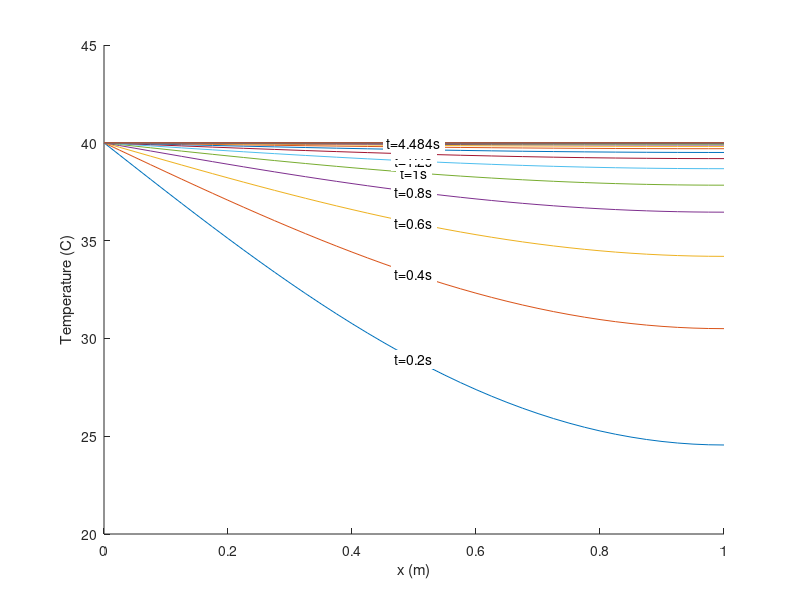

Write the MATLAB code that produced this figure.
% ------------------------------------------
% Me 303 - Lab Session 11
% 1D Transient Heat Conduction Problem
% Implicit Solution
% Date : 28.12.2021
% ------------------------------------------

clc;clear all;close all;

% Given properties
% k/(dens*cp) = 1
alpha = 1;
L = 1;

% Specify the grid for the position, x
xmin = 0;
xmax = L;
dx = ( xmax - xmin ) / 40;
x = xmin : dx : xmax;

% Specify the time step, dt
dt = 0.001;

% Calculate the number of nodes
N = length( x );

% Define the temperature array, T
T = zeros( N , 1 );

% Specify the initial condition
Ti = 20;
T_left = 40;

% Apply the initial condition
T( 1 ) = T_left;
T( 2 : N , 1 ) = Ti;

% Define the temperature distribution
% at the previous time step
T_prev = T;

% Create the coefficient matrix, A
A = zeros( N , N );

% Calculate the Fourier number
Fo = alpha * dt / dx^2;

% Calculate the elements of A
for i = 1 : N
    
    if i == 1
        % Left Boundary
        A( i , i ) = 1;
    elseif i == N
        % Right Boundary
        A( i , i - 1 ) =  - 2 * Fo;
        A( i , i ) = 1 + 2 * Fo;
    else
        % Interior Nodes
        A( i , i - 1 ) = - Fo;
        A( i , i + 1 ) = - Fo;
        A( i , i ) = 1 + 2 * Fo;
    end
    
end

% Plot the temperature distributions
figure
hold on
xlabel('x (m)')
ylabel('Temperature (C)')

maxTime = 10;
timeInc = 0.2;
maxTstep = maxTime * ( 1 / dt );
timeIncStep = timeInc * ( 1 / dt );
tol = 1E-6;

for time_step = 1 : maxTstep
    % AT = T_prev
    T = A \ T_prev;
    if mod( time_step , timeIncStep ) == 0
        plot( x , T )
        text( x( ( N + 1 ) / 2 ) , ...
              T( ( N + 1 ) / 2 ) , ...
              [ 't=' num2str( time_step * dt )...
              's' ] , 'BackgroundColor' , 'w' , ...
              'VerticalAlignment' , 'middle' , ...
              'HorizontalAlignment' , 'center' )
    end
    if max( abs( T - T_prev ) ) < tol
        
        tss = time_step * dt;
        break
        
    end
    T_prev = T;
end

plot( x , T )
text( x( ( N + 1 ) / 2 ) , ...
      T( ( N + 1 ) / 2 ) , ...
      [ 't=' num2str( time_step * dt )...
      's' ] , 'BackgroundColor' , 'w' , ...
      'VerticalAlignment' , 'middle' , ...
      'HorizontalAlignment' , 'center' )

fprintf('System reaches steady state at %8f s.\n'...
                                            , tss );
fprintf([ 'Steady state temperature at the left'...
          ' boundary is %8f degrees Celcius.\n' ]...
          , T( 1 ) );
fprintf([ 'Steady state temperature at the right'...
          ' boundary is %8f degrees Celcius.\n' ]...
          , T( N ) );